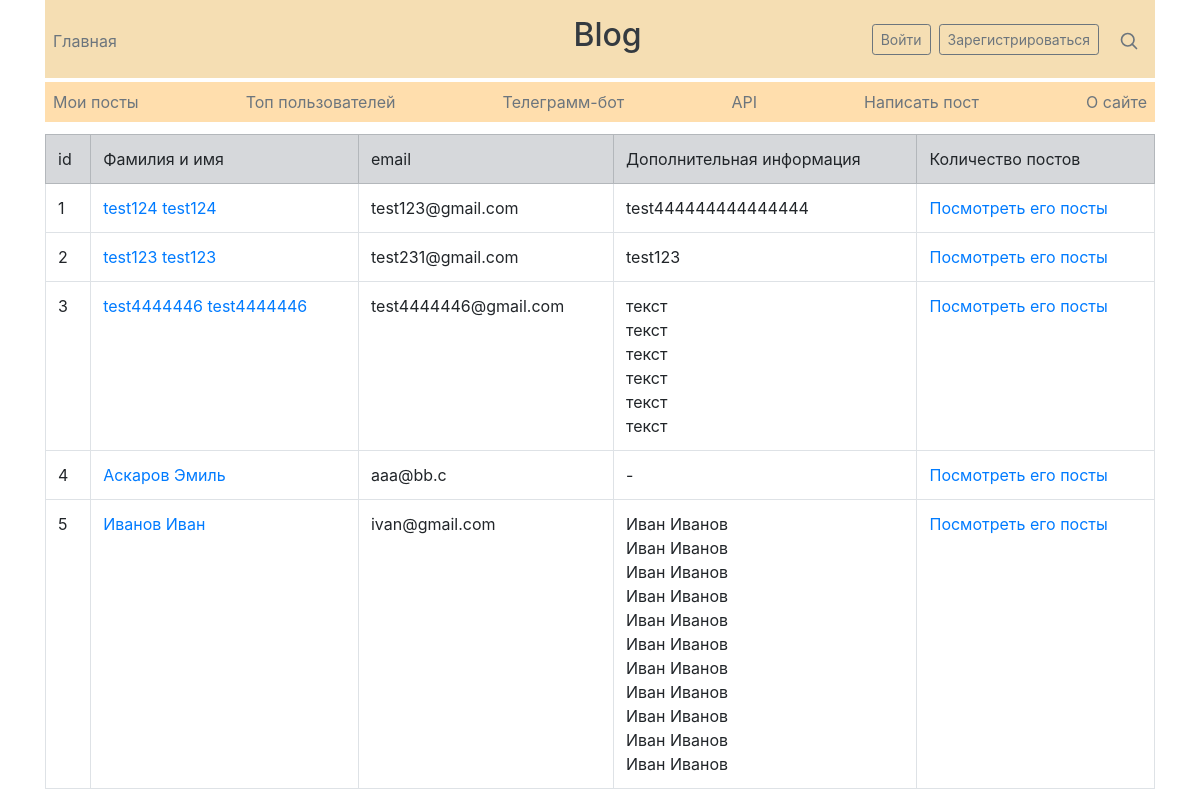
/users, run on an earlier commit of the app's database.
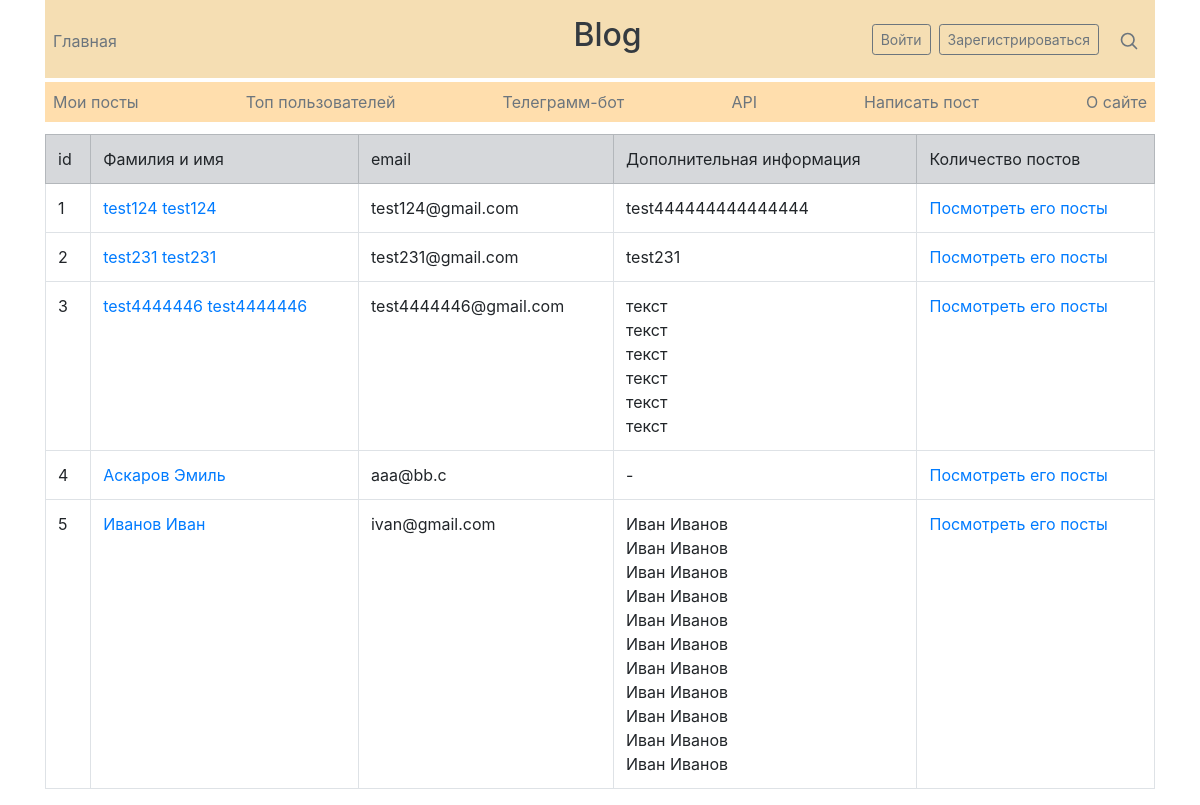
And on a later commit of the database.
### data/users.py (models this page shows, shortened)
class User(SqlAlchemyBase, UserMixin, SerializerMixin):
    __tablename__ = 'users'
    id = sqlalchemy.Column(sqlalchemy.Integer,
                           primary_key=True, autoincrement=True)
    surname = sqlalchemy.Column(sqlalchemy.String, nullable=True)
    name = sqlalchemy.Column(sqlalchemy.String, nullable=True)
    about = sqlalchemy.Column(sqlalchemy.String, nullable=True)
    email = sqlalchemy.Column(sqlalchemy.String,
                              index=True, unique=True, nullable=True)
    hashed_password = sqlalchemy.Column(sqlalchemy.String, nullable=True)
    posts = orm.relation("Post", back_populates='author')
    followed = orm.relationship('User',
                                secondary=followers,
                                primaryjoin=(followers.c.follower_id == id),
                                secondaryjoin=(followers.c.followed_id == id),
                                backref=orm.backref('followers',
                                                    lazy='dynamic'),
                                lazy='dynamic')
    subscribed = orm.relationship('User',
                                  secondary=subscribers,
                                  primaryjoin=(
                                          subscribers.c.subscriber_id == id),
                                  secondaryjoin=(
                                          subscribers.c.subscribed_id == id),
                                  backref=orm.backref('subscribers',
                                                      lazy='dynamic'),
                                  lazy='dynamic')

### main.py (the view)
@app.route("/users")
def all_users():
    db_sess = db_session.create_session()
    users = db_sess.query(User).all()
    return render_template("users.html",
                           title='Пользователи',
                           users=users)

### data/db_session.py (called while the page is built)
def create_session() -> Session:
    global __factory
    return __factory()

### templates/users.html
{% extends "base.html" %}
{% block content %}
<table width="100%" class="table table-bordered">
    <tr class="table-secondary">
        <td>id</td>
        <td>Фамилия и имя</td>
        <td>email</td>
        <td>Дополнительная информация</td>
        <td>Количество постов</td>
    </tr>
    {% for user in users %}
    <tr>
        <td>{{ user.id }}</td>
        <td><a href="/users/{{ user.id }}">{{ user.surname }} {{ user.name }}</a></td>
        <td>{{ user.email }}</td>
        <td>{{ user.about }}</td>
        <td><a href="/posts/users/{{ user.id }}">Посмотреть его посты</a></td>
    </tr>
    {% endfor %}
</table>
{% endblock %}

### templates/base.html (shortened to what this page needs)
<!doctype html>
<html lang="en">
<head>
    <link rel="stylesheet"
          href="https://stackpath.bootstrapcdn.com/bootstrap/4.4.1/css/bootstrap.min.css"
>
    <link rel="stylesheet"
          href="{{ url_for('static', filename='css/style.css') }}">
</head>
<body>
<div class="container">
    <header class="blog-header py-3">
        <div class="row flex-nowrap justify-content-between align-items-center">
            <div class="col-4 pt-1">
                <a class="text-muted m-2" href="/">Главная</a>
            </div>
            <div class="col-4 text-center">
                <h2>
                    <a class="blog-header-logo text-dark m-1" href="#">Blog</a>
                </h2>
            </div>
            <div class="col-4 d-flex justify-content-end align-items-center">
                {% if current_user.is_authenticated %}
                <a class="btn btn-sm btn-outline-secondary m-1"
                   href="/about_user">Личный кабинет</a>
                <a class="btn btn-sm btn-outline-secondary m-1"
                   href="/logout">Выйти</a>
                {% else %}
                <a class="btn btn-sm btn-outline-secondary m-1"
                   href="/login">Войти</a>
                <a class="btn btn-sm btn-outline-secondary m-1"
                   href="/register">Зарегистрироваться</a>
                {% endif %}
                <a class="text-muted" href="/search">
                    <svg xmlns="http://www.w3.org/2000/svg" width="20"
                         height="20" viewBox="0 0 24 24" fill="none"
                         stroke="currentColor" stroke-width="2"
                         stroke-linecap="round" stroke-linejoin="round"
                         class="mx-3">
                        <circle cx="10.5" cy="10.5" r="7.5"></circle>
                        <line x1="21" y1="21" x2="15.8" y2="15.8"></line>
                    </svg>
                </a>
            </div>
        </div>
    </header>
    <div class="nav-scroller py-1 mb-2">
        <nav class="nav d-flex justify-content-between">
            <a class="p-2 text-muted" href="/posts/users/{{ current_user.id }}">Мои посты</a>
            <a class="p-2 text-muted" href="/users">Топ пользователей</a>
            <a class="p-2 text-muted" href="#">Телеграмм-бот</a>
            <a class="p-2 text-muted" href="#">API</a>
            <a class="p-2 text-muted" href="/posts/create">Написать пост</a>
            <a class="p-2 text-muted" href="/about">О сайте</a>
        </nav>
    </div>
</div>
<main role="main" class="container">
    {% block content %}{% endblock %}
</main>
</body>
</html>

### static/css/style.css (style rules this page uses)
header { background-color: #F5DEB3; }
nav { background-color: #FFDEAD; }
h2 { text-indent: 15px; }
td { white-space:pre; }

What changed in the data, as far as the page shows it:
changed User "test124": email "test123@gmail.com" → "test124@gmail.com"
changed User "test231@gmail.com": surname "test123" → "test231"; name "test123" → "test231"; about "test123" → "test231"
